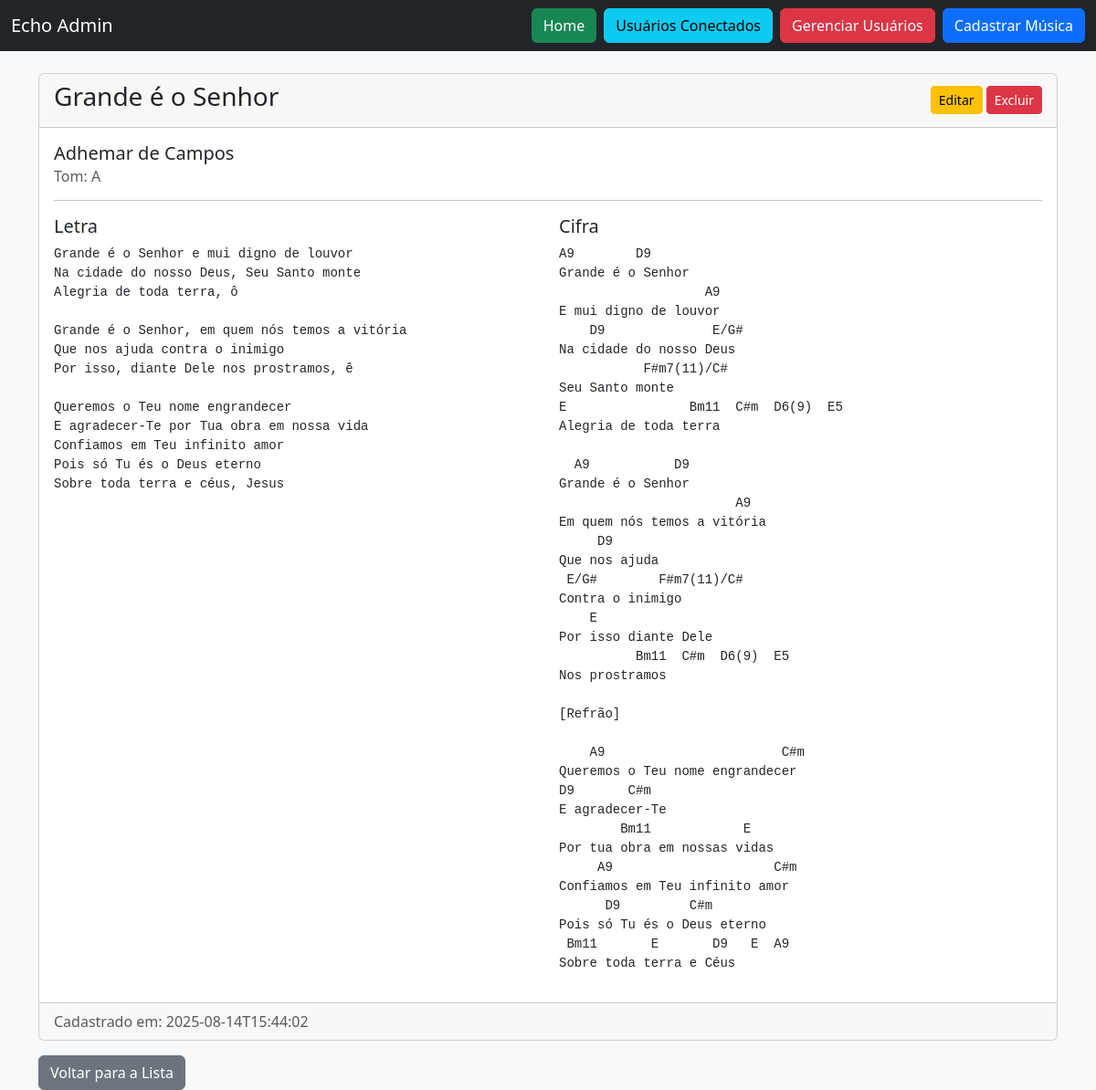
The app's page /cifras/3 with its own data.
### tables this page shows
CREATE TABLE cifras (
            id INTEGER PRIMARY KEY AUTOINCREMENT,
            titulo TEXT NOT NULL,
            banda TEXT NOT NULL,
            tom TEXT NOT NULL,
            capotraste TEXT,
            afinacao TEXT,
            letra TEXT NOT NULL,
            cifra TEXT NOT NULL,
            arquivo TEXT,
            created_at TEXT NOT NULL
        );

### app.py (the view)
@app.route("/cifras/<int:cifra_id>")
def detalhar_cifra(cifra_id):
    conn = get_cifras_conn()
    cur = conn.cursor()
    cur.execute("SELECT * FROM cifras WHERE id = ?", (cifra_id,))
    row = cur.fetchone()
    conn.close()
    if not row:
        flash("Registro não encontrado.", "warning")
        return redirect(url_for("listar_cifras"))
    return render_template("detail.html", m=row)

### app.py (called while the page is built)
def get_cifras_conn():
    conn = sqlite3.connect(CIFRAS_DB_PATH)
    conn.row_factory = sqlite3.Row
    return conn

### templates/detail.html
{% extends 'base.html' %}
{% block content %}
    <div class="card">
        <div class="card-header d-flex justify-content-between align-items-center">
            <h3>{{ m.titulo }}</h3>
            <div>
                <a href="{{ url_for('editar_cifra', cifra_id=m.id) }}" class="btn btn-sm btn-warning">Editar</a>
                <form action="{{ url_for('excluir_cifra', cifra_id=m.id) }}" method="POST" class="d-inline" onsubmit="return confirm('Tem certeza que deseja excluir esta cifra?');">
                    <button type="submit" class="btn btn-sm btn-danger">Excluir</button>
                </form>
            </div>
        </div>
        <div class="card-body">
            <h5 class="card-title">{{ m.banda }}</h5>
            <h6 class="card-subtitle mb-2 text-muted">Tom: {{ m.tom }}</h6>
            <hr>
            <div class="row">
                <div class="col-md-6">
                    <h5>Letra</h5>
                    <pre>{{ m.letra }}</pre>
                </div>
                <div class="col-md-6">
                    <h5>Cifra</h5>
                    <pre>{{ m.cifra }}</pre>
                </div>
            </div>
        </div>
        <div class="card-footer text-muted">
            Cadastrado em: {{ m.created_at }}
        </div>
    </div>
    <a href="{{ url_for('listar_cifras') }}" class="btn btn-secondary mt-3">Voltar para a Lista</a>
{% endblock %}

### templates/base.html (style rules this page uses)
body { background-color: #f8f9fa; }

### records on screen
cifras: titulo "Grande é o Senhor", banda "Adhemar de Campos", tom "A", letra "Grande é o Senhor e mui digno de louvor Na cidade do nosso Deus, Seu Santo monte Alegria de toda terra, ô Grande é o Senhor, em quem nós temos a vitória Que nos ajuda contra o inimigo Por isso, diante Dele nos prostramos, ê Queremos o Teu nome engrandecer E agradecer-Te por Tua obra em nossa vida Confiamos em Teu infinito amor Pois só Tu és o Deus eterno Sobre toda terra e céus, Jesus", cifra "A9 D9 Grande é o Senhor A9 E mui digno de louvor D9 E/G# Na cidade do nosso Deus F#m7(11)/C# Seu Santo monte E Bm11 C#m D6(9) E5 Alegria de toda terra A9 D9 Grande é o Senhor A9 Em quem nós temos a vitória D9 Que nos ajuda E/G# F#m7(11)/C# Contra o inimigo E Por isso diante Dele Bm11 C#m D6(9) E5 Nos prostramos [Refrão] A9 C#m Queremos o Teu nome engrandecer D9 C#m E agradecer-Te Bm11 E Por tua obra em nossas vidas A9 C#m Confiamos em Teu infinito amor D9 C#m Pois só Tu és o Deus eterno Bm11 E D9 E A9 Sobre toda terra e Céus", created_at "2025-08-14T15:44:02"
